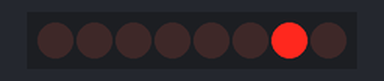
Bench run of a sketch on a simulated ESP32. Shown: 8 shift-register outputs drawn as a row of LEDs (first output left, lit = HIGH). Wiring (inferred from the names in the program): shift register (74HC595): data GPIO 14; shift clock GPIO 13; latch GPIO 12. Wiring (inferred from the signals the program sends): row of LEDs: on Q0, Q1, Q2, Q3, Q4, Q5, Q6, Q7.

Above: at 0.1 s.
At 5.8 s:
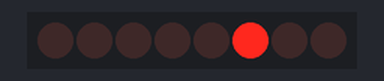
At 11.79 s:
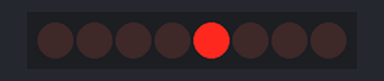
At 19.98 s:
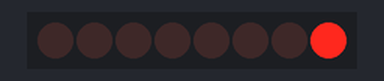
At 29.67 s:
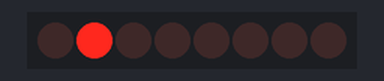
At 39.51 s:
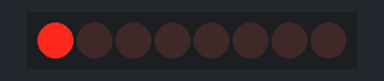
Timing chart, 0 to 40.0 s (numbered marks = the images above):
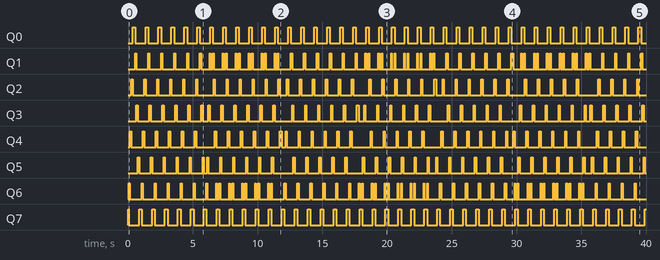

The sketch:

flowing_water_light.ino
```cpp
// Project 15.1: Flowing water light using 74HC595

// Objective: Control LED bar using 74HC595 chip in order to preserve GPIO on the ESP32.

int latchPin = 12;  // ST_CP of 74HC595 (Pin12)
int clockPin = 13;  // SH_CP of 74HC595 (Pin11)
int dataPin  = 14;  // DS    of 74HC595 (Pin14)

void setup() {
    // Set up pins for output:
    pinMode(latchPin, OUTPUT);
    pinMode(clockPin, OUTPUT);
    pinMode(dataPin, OUTPUT);
}

void loop() {
    // One-byte variable uses 8 bits to represent the state of 8 LEDs:
    // 0x01 indicates only one LED light is on.
    byte x = 0x01; // 0b 0000 0001

    // Let the LED light up from right to left:
    for (int j = 0; j < 8; ++j) {
        writeTo595(LSBFIRST, x);
        x <<= 1; // Make variable move one bit to left once.
        delay(50);
    }
    delay(100);
    x = 0x80;   // 0b 1000 0000

    // Let the LED light up from left to right:
    for (int j = 0; j < 8; ++j) {
        writeTo595(LSBFIRST, x);
        x >>= 1;
        delay(50);
    }
    delay(100);
}

void writeTo595(int order, byte _data) {
    // Output LOW level to latchPin:
    digitalWrite(latchPin, LOW);

    // Send serial data to 74HC595 with shiftOut():
    // dataPin:     The pin on which to output each bit.
    // clockPin:    The pin to toggle once the dataPin has been set to the correct value.
    // bitOrder:    Which order to shift out the bits:
    //                  MSBFIRST (most significant bit)
    //                  LSBFIRST (least significant bit)
    // _data:       The data to shift out.
    shiftOut(dataPin, clockPin, order, _data);

    // Output high level to latchPin, and 74HC595 will update the data to the parallel output:
    digitalWrite(latchPin, HIGH);
}
```

Measured:
- by itself, Q0: alternates HIGH for 0.20 s and LOW for 0.80 s
- by itself, Q1: moves between LOW and HIGH, repeating every 12.0 s
- by itself, Q2: LOW → HIGH at 0.25 s, → LOW 0.10 s later, → HIGH 0.90 s later, → LOW 0.10 s later, … (78 changes in this stretch)
- by itself, Q3: LOW → HIGH at 0.65 s, → LOW 0.10 s later, → HIGH 0.90 s later, → LOW 0.10 s later, … (80 changes in this stretch)
- by itself, Q4: moves between LOW and HIGH, repeating every 17.6 s
- by itself, Q5: LOW → HIGH at 0.75 s, → LOW 0.10 s later, → HIGH 0.90 s later, → LOW 0.10 s later, … (80 changes in this stretch)
- by itself, Q6: LOW → HIGH at 0.05 s, → LOW 0.10 s later, → HIGH 0.90 s later, → LOW 0.10 s later, … (114 changes in this stretch)
- by itself, Q7: repeats every 1.0 s: LOW 0.80 s, HIGH 0.20 s
